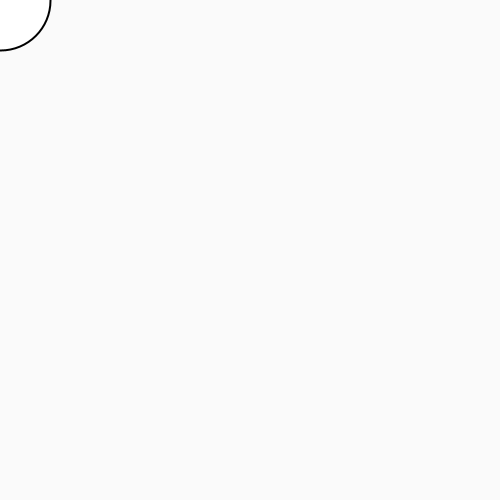
Frame 1 (no input)
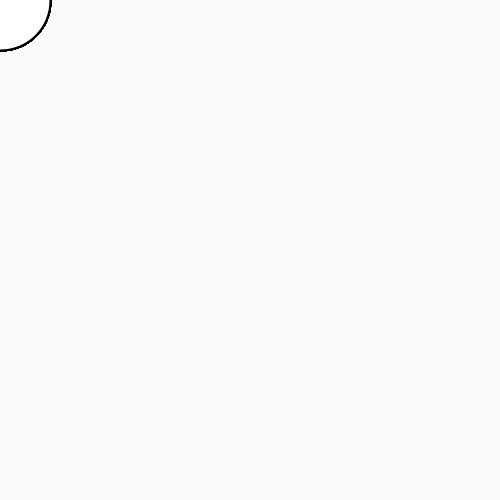
Frame 60 (the mouse pressed at the canvas centre just before this capture)
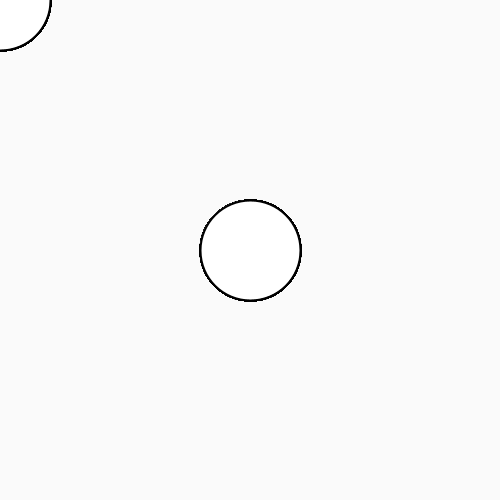
Frame 120 (the mouse held since frame 60 and released just before this capture)

The Processing sketch that drew these frames (run headless with seeded random() and noise(); from frame 60 on, the mouse is pressed at the canvas centre):

// Processing sketch: build
// ── build.pde
void setup(){
  // I run once
  println("Run once");
  
  size(500, 500);
  background(250);
  
}

void draw(){
  // I run continuously
  println("Run again and again");
  
  stroke(0);
  strokeWeight(2);
  //point(mouseX, mouseY);
  
  //rectMode(CENTER);
  //rect(mouseX, mouseY, 100, 100);
  
  //ellipseMode(CORNER);
  ellipse(mouseX, mouseY, 100, 100);
  
  //pushMatrix();
  //translate(mouseX, mouseY);
  //triangle(0, -100, -100, 100, 100, 100);
  
  //ellipse(-100, 100, 100, 100);
  //popMatrix();
}
